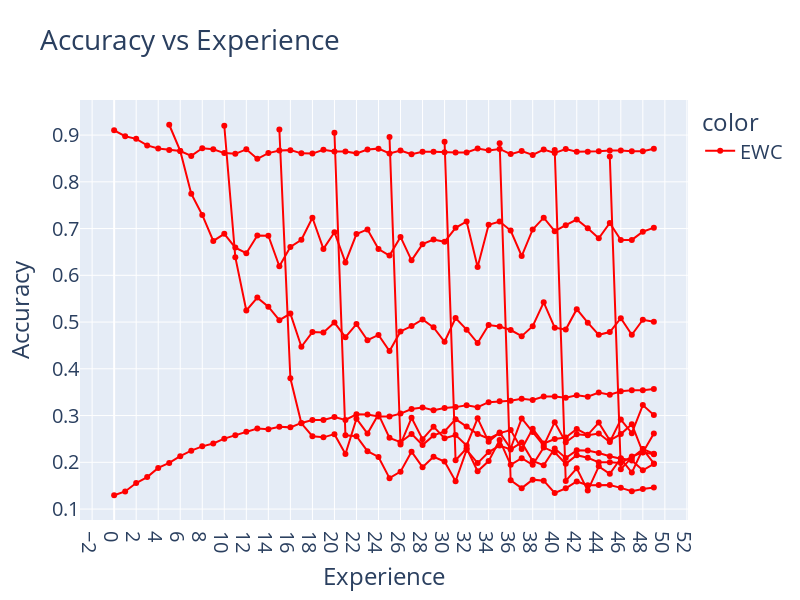

The notebook cell this image was saved under:
### Markdown cell above
## Accuracies

### Code cell
ewc_50 = {}

# replace with nan noisy metrics
for i in range(0,50,5):
    ewc_50[f"Task{i}"] = [np.nan] * i
    ewc_50[f"Task{i}"] += ewc_50_classes["accuracies"][f"Task{i}"][i:]

ewc_50["Overall"] = ewc_50_classes["accuracies"]["Overall"]

# plotly plot
fig = px.line(
    pd.DataFrame(ewc_50),
    title="Accuracy vs Experience",
    labels=dict(index="Experience", value="Accuracy"),
    width=800,
    height=600,
    markers=True,
    color=px.Constant("EWC"),
    color_discrete_map={"EWC": "red"},
)

fig.update_layout(
    xaxis=dict(tickmode="linear", tick0=0, dtick=2),
    yaxis=dict(tickmode="linear", tick0=0, dtick=0.1),
    font=dict(size=20),
)
fig.show()

### Figure 1 — Plotly figure (JSON) as saved in the notebook; plotly's stock layout.template omitted (floating-point values rounded to 4 significant figures)
{"data": [{"hovertemplate": "color=EWC<br>variable=Task0<br>Experience=%{x}<br>Accuracy=%{y}<extra></extra>", "legendgroup": "EWC", "line": {"color": "red", "dash": "solid"}, "marker": {"symbol": "circle"}, "mode": "markers+lines", "name": "EWC", "orientation": "v", "showlegend": true, "type": "scatter", "x": [0, 1, 2, 3, 4, 5, 6, 7, 8, 9, 10, 11, 12, 13, 14, 15, 16, 17, 18, 19, 20, 21, 22, 23, 24, 25, 26, 27, 28, 29, 30, 31, 32, 33, 34, 35, 36, 37, 38, 39, 40, 41, 42, 43, 44, 45, 46, 47, 48, 49], "xaxis": "x", "y": [0.9102, 0.8975, 0.8919, 0.8779, 0.8714, 0.868, 0.8658, 0.8555, 0.872, 0.8695, 0.8615, 0.8599, 0.8695, 0.8492, 0.8615, 0.8669, 0.8678, 0.8609, 0.8604, 0.8685, 0.8648, 0.8649, 0.8609, 0.869, 0.871, 0.8606, 0.8669, 0.8589, 0.8642, 0.8642, 0.8631, 0.8627, 0.863, 0.8713, 0.8673, 0.8703, 0.8593, 0.8658, 0.8574, 0.869, 0.8618, 0.87, 0.8645, 0.8646, 0.8656, 0.8669, 0.8672, 0.8655, 0.8654, 0.8706], "yaxis": "y"}, {"hovertemplate": "color=EWC<br>variable=Task5<br>Experience=%{x}<br>Accuracy=%{y}<extra></extra>", "legendgroup": "EWC", "line": {"color": "red", "dash": "solid"}, "marker": {"symbol": "circle"}, "mode": "markers+lines", "name": "EWC", "orientation": "v", "showlegend": false, "type": "scatter", "x": [0, 1, 2, 3, 4, 5, 6, 7, 8, 9, 10, 11, 12, 13, 14, 15, 16, 17, 18, 19, 20, 21, 22, 23, 24, 25, 26, 27, 28, 29, 30, 31, 32, 33, 34, 35, 36, 37, 38, 39, 40, 41, 42, 43, 44, 45, 46, 47, 48, 49], "xaxis": "x", "y": [null, null, null, null, null, 0.9221, 0.8662, 0.7746, 0.7291, 0.6735, 0.6888, 0.6593, 0.6473, 0.6853, 0.6849, 0.6194, 0.6607, 0.6761, 0.7232, 0.6565, 0.6922, 0.6276, 0.6883, 0.6982, 0.6563, 0.6423, 0.6821, 0.632, 0.6667, 0.6767, 0.6716, 0.7015, 0.7153, 0.6176, 0.7081, 0.715, 0.6958, 0.6413, 0.6981, 0.7233, 0.6944, 0.7073, 0.7193, 0.7008, 0.6792, 0.7121, 0.6754, 0.6758, 0.6932, 0.7019], "yaxis": "y"}, {"hovertemplate": "color=EWC<br>variable=Task10<br>Experience=%{x}<br>Accuracy=%{y}<extra></extra>", "legendgroup": "EWC", "line": {"color": "red", "dash": "solid"}, "marker": {"symbol": "circle"}, "mode": "markers+lines", "name": "EWC", "orientation": "v", "showlegend": false, "type": "scatter", "x": [0, 1, 2, 3, 4, 5, 6, 7, 8, 9, 10, 11, 12, 13, 14, 15, 16, 17, 18, 19, 20, 21, 22, 23, 24, 25, 26, 27, 28, 29, 30, 31, 32, 33, 34, 35, 36, 37, 38, 39, 40, 41, 42, 43, 44, 45, 46, 47, 48, 49], "xaxis": "x", "y": [null, null, null, null, null, null, null, null, null, null, 0.92, 0.6387, 0.5247, 0.5523, 0.533, 0.504, 0.5181, 0.4472, 0.4785, 0.4775, 0.4989, 0.4677, 0.4956, 0.4611, 0.4724, 0.4381, 0.4799, 0.4914, 0.5057, 0.4887, 0.4579, 0.5086, 0.4837, 0.4551, 0.4936, 0.4904, 0.483, 0.4699, 0.4913, 0.5422, 0.488, 0.4839, 0.5276, 0.4987, 0.4727, 0.4787, 0.5082, 0.4727, 0.5049, 0.5007], "yaxis": "y"}, {"hovertemplate": "color=EWC<br>variable=Task15<br>Experience=%{x}<br>Accuracy=%{y}<extra></extra>", "legendgroup": "EWC", "line": {"color": "red", "dash": "solid"}, "marker": {"symbol": "circle"}, "mode": "markers+lines", "name": "EWC", "orientation": "v", "showlegend": false, "type": "scatter", "x": [0, 1, 2, 3, 4, 5, 6, 7, 8, 9, 10, 11, 12, 13, 14, 15, 16, 17, 18, 19, 20, 21, 22, 23, 24, 25, 26, 27, 28, 29, 30, 31, 32, 33, 34, 35, 36, 37, 38, 39, 40, 41, 42, 43, 44, 45, 46, 47, 48, 49], "xaxis": "x", "y": [null, null, null, null, null, null, null, null, null, null, null, null, null, null, null, 0.912, 0.3797, 0.2834, 0.2558, 0.2534, 0.2602, 0.2177, 0.2933, 0.2614, 0.3026, 0.2523, 0.243, 0.2608, 0.2369, 0.2575, 0.2659, 0.2923, 0.2767, 0.2605, 0.2506, 0.2624, 0.2689, 0.2286, 0.2716, 0.2403, 0.2498, 0.2531, 0.2712, 0.2588, 0.2849, 0.247, 0.2604, 0.2815, 0.2212, 0.2614], "yaxis": "y"}, {"hovertemplate": "color=EWC<br>variable=Task20<br>Experience=%{x}<br>Accuracy=%{y}<extra></extra>", "legendgroup": "EWC", "line": {"color": "red", "dash": "solid"}, "marker": {"symbol": "circle"}, "mode": "markers+lines", "name": "EWC", "orientation": "v", "showlegend": false, "type": "scatter", "x": [0, 1, 2, 3, 4, 5, 6, 7, 8, 9, 10, 11, 12, 13, 14, 15, 16, 17, 18, 19, 20, 21, 22, 23, 24, 25, 26, 27, 28, 29, 30, 31, 32, 33, 34, 35, 36, 37, 38, 39, 40, 41, 42, 43, 44, 45, 46, 47, 48, 49], "xaxis": "x", "y": [null, null, null, null, null, null, null, null, null, null, null, null, null, null, null, null, null, null, null, null, 0.9049, 0.2578, 0.2558, 0.2238, 0.2115, 0.166, 0.18, 0.2226, 0.1896, 0.2119, 0.2018, 0.1594, 0.2266, 0.1983, 0.222, 0.2357, 0.2275, 0.2424, 0.203, 0.1938, 0.2295, 0.2093, 0.2256, 0.2252, 0.22, 0.2128, 0.2077, 0.178, 0.2282, 0.2183], "yaxis": "y"}, {"hovertemplate": "color=EWC<br>variable=Task25<br>Experience=%{x}<br>Accuracy=%{y}<extra></extra>", "legendgroup": "EWC", "line": {"color": "red", "dash": "solid"}, "marker": {"symbol": "circle"}, "mode": "markers+lines", "name": "EWC", "orientation": "v", "showlegend": false, "type": "scatter", "x": [0, 1, 2, 3, 4, 5, 6, 7, 8, 9, 10, 11, 12, 13, 14, 15, 16, 17, 18, 19, 20, 21, 22, 23, 24, 25, 26, 27, 28, 29, 30, 31, 32, 33, 34, 35, 36, 37, 38, 39, 40, 41, 42, 43, 44, 45, 46, 47, 48, 49], "xaxis": "x", "y": [null, null, null, null, null, null, null, null, null, null, null, null, null, null, null, null, null, null, null, null, null, null, null, null, null, 0.8957, 0.2381, 0.2952, 0.2493, 0.2762, 0.2514, 0.2584, 0.236, 0.2941, 0.2441, 0.2636, 0.2296, 0.2939, 0.265, 0.2356, 0.2858, 0.2429, 0.2599, 0.2577, 0.2616, 0.2435, 0.2914, 0.2624, 0.3224, 0.3013], "yaxis": "y"}, {"hovertemplate": "color=EWC<br>variable=Task30<br>Experience=%{x}<br>Accuracy=%{y}<extra></extra>", "legendgroup": "EWC", "line": {"color": "red", "dash": "solid"}, "marker": {"symbol": "circle"}, "mode": "markers+lines", "name": "EWC", "orientation": "v", "showlegend": false, "type": "scatter", "x": [0, 1, 2, 3, 4, 5, 6, 7, 8, 9, 10, 11, 12, 13, 14, 15, 16, 17, 18, 19, 20, 21, 22, 23, 24, 25, 26, 27, 28, 29, 30, 31, 32, 33, 34, 35, 36, 37, 38, 39, 40, 41, 42, 43, 44, 45, 46, 47, 48, 49], "xaxis": "x", "y": [null, null, null, null, null, null, null, null, null, null, null, null, null, null, null, null, null, null, null, null, null, null, null, null, null, null, null, null, null, null, 0.8855, 0.2043, 0.2299, 0.1809, 0.2026, 0.2476, 0.1945, 0.2088, 0.1946, 0.2318, 0.2213, 0.1968, 0.2152, 0.2098, 0.1999, 0.2, 0.1985, 0.2122, 0.2216, 0.2171], "yaxis": "y"}, {"hovertemplate": "color=EWC<br>variable=Task35<br>Experience=%{x}<br>Accuracy=%{y}<extra></extra>", "legendgroup": "EWC", "line": {"color": "red", "dash": "solid"}, "marker": {"symbol": "circle"}, "mode": "markers+lines", "name": "EWC", "orientation": "v", "showlegend": false, "type": "scatter", "x": [0, 1, 2, 3, 4, 5, 6, 7, 8, 9, 10, 11, 12, 13, 14, 15, 16, 17, 18, 19, 20, 21, 22, 23, 24, 25, 26, 27, 28, 29, 30, 31, 32, 33, 34, 35, 36, 37, 38, 39, 40, 41, 42, 43, 44, 45, 46, 47, 48, 49], "xaxis": "x", "y": [null, null, null, null, null, null, null, null, null, null, null, null, null, null, null, null, null, null, null, null, null, null, null, null, null, null, null, null, null, null, null, null, null, null, null, 0.8827, 0.1616, 0.1447, 0.1629, 0.1608, 0.1344, 0.1443, 0.159, 0.1511, 0.1517, 0.1515, 0.1453, 0.1383, 0.1428, 0.1463], "yaxis": "y"}, {"hovertemplate": "color=EWC<br>variable=Task40<br>Experience=%{x}<br>Accuracy=%{y}<extra></extra>", "legendgroup": "EWC", "line": {"color": "red", "dash": "solid"}, "marker": {"symbol": "circle"}, "mode": "markers+lines", "name": "EWC", "orientation": "v", "showlegend": false, "type": "scatter", "x": [0, 1, 2, 3, 4, 5, 6, 7, 8, 9, 10, 11, 12, 13, 14, 15, 16, 17, 18, 19, 20, 21, 22, 23, 24, 25, 26, 27, 28, 29, 30, 31, 32, 33, 34, 35, 36, 37, 38, 39, 40, 41, 42, 43, 44, 45, 46, 47, 48, 49], "xaxis": "x", "y": [null, null, null, null, null, null, null, null, null, null, null, null, null, null, null, null, null, null, null, null, null, null, null, null, null, null, null, null, null, null, null, null, null, null, null, null, null, null, null, null, 0.8683, 0.1602, 0.1871, 0.1395, 0.1913, 0.1755, 0.2087, 0.204, 0.183, 0.1966], "yaxis": "y"}, {"hovertemplate": "color=EWC<br>variable=Task45<br>Experience=%{x}<br>Accuracy=%{y}<extra></extra>", "legendgroup": "EWC", "line": {"color": "red", "dash": "solid"}, "marker": {"symbol": "circle"}, "mode": "markers+lines", "name": "EWC", "orientation": "v", "showlegend": false, "type": "scatter", "x": [0, 1, 2, 3, 4, 5, 6, 7, 8, 9, 10, 11, 12, 13, 14, 15, 16, 17, 18, 19, 20, 21, 22, 23, 24, 25, 26, 27, 28, 29, 30, 31, 32, 33, 34, 35, 36, 37, 38, 39, 40, 41, 42, 43, 44, 45, 46, 47, 48, 49], "xaxis": "x", "y": [null, null, null, null, null, null, null, null, null, null, null, null, null, null, null, null, null, null, null, null, null, null, null, null, null, null, null, null, null, null, null, null, null, null, null, null, null, null, null, null, null, null, null, null, null, 0.8542, 0.1853, 0.21, 0.2282, 0.1976], "yaxis": "y"}, {"hovertemplate": "color=EWC<br>variable=Overall<br>Experience=%{x}<br>Accuracy=%{y}<extra></extra>", "legendgroup": "EWC", "line": {"color": "red", "dash": "solid"}, "marker": {"symbol": "circle"}, "mode": "markers+lines", "name": "EWC", "orientation": "v", "showlegend": false, "type": "scatter", "x": [0, 1, 2, 3, 4, 5, 6, 7, 8, 9, 10, 11, 12, 13, 14, 15, 16, 17, 18, 19, 20, 21, 22, 23, 24, 25, 26, 27, 28, 29, 30, 31, 32, 33, 34, 35, 36, 37, 38, 39, 40, 41, 42, 43, 44, 45, 46, 47, 48, 49], "xaxis": "x", "y": [0.1295, 0.1377, 0.1557, 0.1684, 0.188, 0.1987, 0.2132, 0.2249, 0.2341, 0.2403, 0.2506, 0.2581, 0.2656, 0.2723, 0.2706, 0.2762, 0.2747, 0.2842, 0.2903, 0.2904, 0.2968, 0.2907, 0.3027, 0.3021, 0.2982, 0.2979, 0.3042, 0.3141, 0.3172, 0.3116, 0.3162, 0.3181, 0.3219, 0.3178, 0.3286, 0.3305, 0.3317, 0.3359, 0.3331, 0.3407, 0.3409, 0.3379, 0.3433, 0.3405, 0.3493, 0.3445, 0.3521, 0.3541, 0.3541, 0.3567], "yaxis": "y"}], "layout": {"font": {"size": 20}, "height": 600, "legend": {"title": {"text": "color"}, "tracegroupgap": 0}, "title": {"text": "Accuracy vs Experience"}, "width": 800, "xaxis": {"anchor": "y", "domain": [0, 1], "dtick": 2, "tick0": 0, "tickmode": "linear", "title": {"text": "Experience"}}, "yaxis": {"anchor": "x", "domain": [0, 1], "dtick": 0.1, "tick0": 0, "tickmode": "linear", "title": {"text": "Accuracy"}}}}
